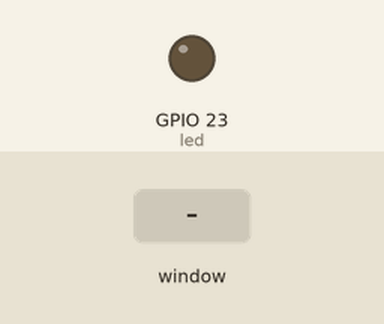
This program was run on a simulated Raspberry Pi (BCM pin numbers). Shown: output pins drawn as LEDs (lit = HIGH). The test bench sets the inputs (shaded band). The desktop window is not drawn, its controls go by their first labels and the mouse button is held 0.15 s.

Above: at 1.2 s.
1.3 s: control labelled "Turn On LED" in the window clicked
At 2.1 s:
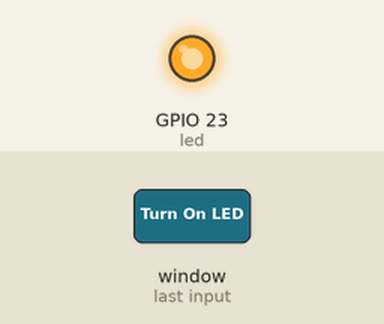
Timing chart, 0 to 4.3 s (numbered marks = the images above; inputs shaded):
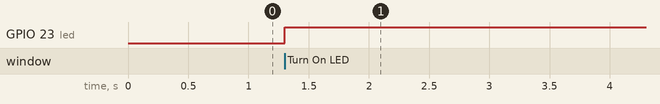

Measured:
- after the input at 1.3 s, GPIO 23 (led): LOW → HIGH at once

The program:

main.py
```python
#!/usr/bin/env python
#
# Control of an LED through a GUI driven by Tkinter. Works for a Raspberry PI 3 B+.
# Assumes the following wiring:
#
# - LED NEG(-) to 1k Resistor to RasPi GND
# - LED POS(+) to RasPi GPIO23

import Tkinter as tk
import RPi.GPIO as GPIO
from gpiozero import LED

# set the GPIO pin for the LED
LED_PIN = 23

# set GPIO mode to BCM
GPIO.setmode(GPIO.BCM)
GPIO.setwarnings(False)

class App:

    def __init__(self, master):
        # initialize the LED controls
        self.led = LED(LED_PIN)

        # add a label
        main_label = tk.Label(master, text="Control LEDs")
        main_label.grid(row=0)

        # add a button to control the LED
        self.led_control = tk.Button(master, text="Turn On LED", command=self.toggle_led, height=1, width=24)
        self.led_control.grid(row=1)

        # add a button to exit
        exit_button = tk.Button(master, text="EXIT", command=self.quit_app, height=1, width=24)
        exit_button.grid(row=2)

    # control the LED on/off capability
    def toggle_led(self):
        if self.led.is_lit:
            self.led.off()
            self.led_control["text"] = "Turn On LED"
        else:
            self.led.on()
            self.led_control["text"] = "Turn Off LED"

    def quit_app(self):
        root.destroy()

# initialize the TK framework
root = tk.Tk()
root.title("LED Control")
app = App(root)
root.mainloop()
```
